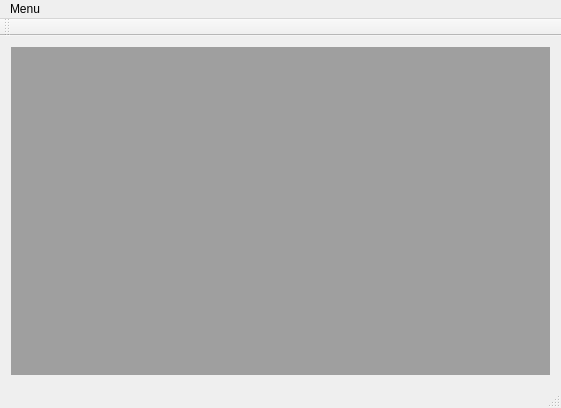
<?xml version="1.0" encoding="UTF-8"?>
<ui version="4.0">
 <class>MainWindow</class>
 <widget class="QMainWindow" name="MainWindow">
  <property name="geometry">
   <rect>
    <x>0</x>
    <y>0</y>
    <width>561</width>
    <height>408</height>
   </rect>
  </property>
  <property name="windowTitle">
   <string>MainWindow</string>
  </property>
  <widget class="QWidget" name="centralWidget">
   <property name="sizePolicy">
    <sizepolicy hsizetype="Expanding" vsizetype="Expanding">
     <horstretch>0</horstretch>
     <verstretch>0</verstretch>
    </sizepolicy>
   </property>
   <layout class="QVBoxLayout" name="verticalLayout">
    <item>
     <widget class="QMdiArea" name="mdiArea">
      <property name="sizePolicy">
       <sizepolicy hsizetype="Expanding" vsizetype="Expanding">
        <horstretch>0</horstretch>
        <verstretch>0</verstretch>
       </sizepolicy>
      </property>
      <property name="viewMode">
       <enum>QMdiArea::SubWindowView</enum>
      </property>
     </widget>
    </item>
   </layout>
  </widget>
  <widget class="QMenuBar" name="menuBar">
   <property name="geometry">
    <rect>
     <x>0</x>
     <y>0</y>
     <width>561</width>
     <height>21</height>
    </rect>
   </property>
   <widget class="QMenu" name="menuMenu">
    <property name="title">
     <string>Menu</string>
    </property>
    <addaction name="actionOpen"/>
    <addaction name="actionClose"/>
    <addaction name="actionNew"/>
   </widget>
   <addaction name="menuMenu"/>
  </widget>
  <widget class="QStatusBar" name="statusBar"/>
  <widget class="QToolBar" name="toolBar">
   <property name="windowTitle">
    <string>toolBar</string>
   </property>
   <attribute name="toolBarArea">
    <enum>TopToolBarArea</enum>
   </attribute>
   <attribute name="toolBarBreak">
    <bool>false</bool>
   </attribute>
  </widget>
  <action name="actionOpen">
   <property name="text">
    <string>Open</string>
   </property>
  </action>
  <action name="actionClose">
   <property name="text">
    <string>Close</string>
   </property>
  </action>
  <action name="actionNew">
   <property name="text">
    <string>New</string>
   </property>
  </action>
 </widget>
 <layoutdefault spacing="6" margin="11"/>
 <resources/>
 <connections>
  <connection>
   <sender>actionOpen</sender>
   <signal>triggered()</signal>
   <receiver>MainWindow</receiver>
   <slot>showMaximized()</slot>
   <hints>
    <hint type="sourcelabel">
     <x>199</x>
     <y>149</y>
    </hint>
    <hint type="destinationlabel">
     <x>199</x>
     <y>149</y>
    </hint>
   </hints>
  </connection>
  <connection>
   <sender>actionClose</sender>
   <signal>triggered()</signal>
   <receiver>MainWindow</receiver>
   <slot>close()</slot>
   <hints>
    <hint type="sourcelabel">
     <x>-1</x>
     <y>-1</y>
    </hint>
    <hint type="destinationlabel">
     <x>199</x>
     <y>149</y>
    </hint>
   </hints>
  </connection>
  <connection>
   <sender>actionNew</sender>
   <signal>triggered()</signal>
   <receiver>MainWindow</receiver>
   <slot>OnNewClick()</slot>
   <hints>
    <hint type="sourcelabel">
     <x>-1</x>
     <y>-1</y>
    </hint>
    <hint type="destinationlabel">
     <x>199</x>
     <y>149</y>
    </hint>
   </hints>
  </connection>
 </connections>
 <slots>
  <slot>OnNewClick()</slot>
 </slots>
</ui>
